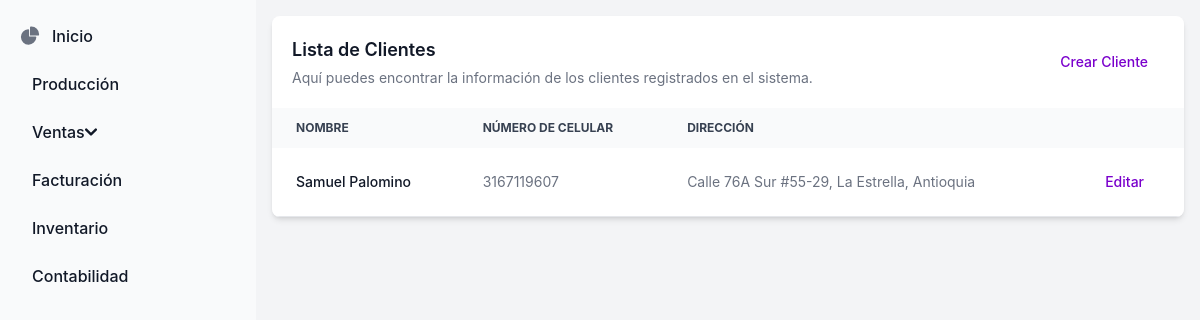
The app's page /core/clientes/, older data.
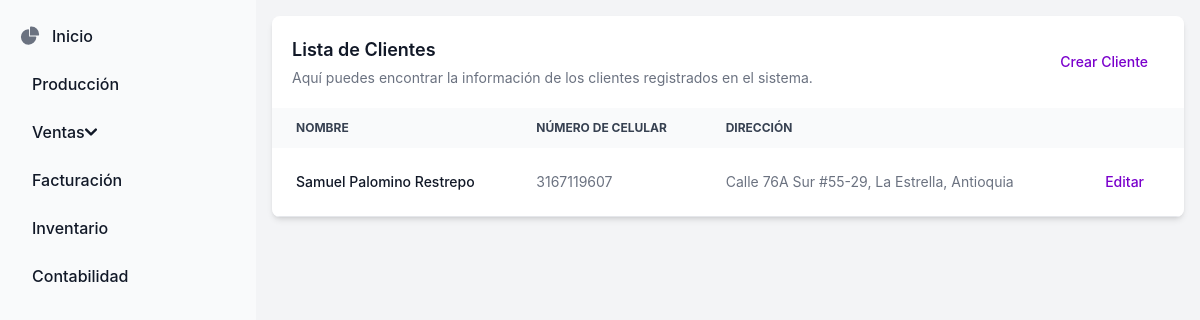
The same page, newer data.
### core/models.py (models this page shows, shortened)
class Cliente(models.Model):
    id = models.AutoField(primary_key=True)
    nombre = models.CharField(max_length=100)
    celular = models.CharField(max_length=10)
    direccion = models.TextField(max_length=100)
    observaciones = models.TextField(blank=True, null=True, max_length=1000)

### core/views.py (the view)
# urls.py: path('clientes/', views.listar_clientes, name='listar_clientes'),
def listar_clientes(request):
    clientes = models.Cliente.objects.all()
    return render(request, 'core/listar_clientes.html', {'clientes': clientes})

### core/templates/core/listar_clientes.html (shortened to what this page needs)
{% extends "_base.html" %}
{% block content %}
    <div class="relative overflow-x-auto shadow-md sm:rounded-lg">
        <table class="w-full text-sm text-left text-gray-500 dark:text-gray-400">
            <caption class="p-5 text-lg font-semibold text-left text-gray-900 bg-white dark:text-white dark:bg-gray-800">
                <div class="flex justify-between items-center">
                    <div>
                        Lista de Clientes
                        <p class="mt-1 text-sm font-normal text-gray-500 dark:text-gray-400">
                            Aquí puedes encontrar la información de los clientes registrados en el sistema.
                        </p>
                    </div>
                    <a href="{% url 'crear_cliente' %}"
                        class="inline-block px-4 py-2 text-secondary-600 text-sm font-medium rounded hover:bg-secondary-50 hover:underline">
                        Crear Cliente
                    </a>
                </div>
            </caption>
            <thead class="text-xs text-gray-700 uppercase bg-gray-50 dark:bg-gray-700 dark:text-gray-400">
                <tr>
                    <th scope="col" class="px-6 py-3">Nombre</th>
                    <th scope="col" class="px-6 py-3">Número de Celular</th>
                    <th scope="col" class="px-6 py-3">Dirección</th>
                    <th scope="col" class="px-6 py-3">
                    </th>
                </tr>
            </thead>
            <tbody>
                {% for cliente in clientes %}
                <tr class="bg-white border-b dark:bg-gray-800 dark:border-gray-700">
                    <th scope="row" class="px-6 py-4 font-medium text-gray-900 whitespace-nowrap dark:text-white">
                        {{ cliente.nombre }}
                    </th>
                    <td class="px-6 py-4">
                        {{ cliente.celular }}
                    </td>
                    <td class="px-6 py-4">
                        {{ cliente.direccion }}
                    </td>
                    <td class="px-6 py-4 text-right">
                        <a href="{% url 'editar_cliente' cliente.id %}"
                           class="inline-block px-4 py-2 rounded font-medium text-secondary-600 hover:bg-secondary-50 hover:underline">
                            Editar
                        </a>
                    </td>
                </tr>
                {% empty %}
                <tr class="bg-white border-b dark:bg-gray-800 dark:border-gray-700">
                    <td colspan="4" class="px-6 py-4 text-center text-gray-500 dark:text-gray-400">
                        No hay clientes registrados.
                    </td>
                </tr>
                {% endfor %}
            </tbody>
        </table>
    </div>
{% endblock content %}

### billing/templates/_base.html (shortened to what this page needs)
{% load compress %}
{% load static %}
<!DOCTYPE html>
<html lang="en">
<head>
    {% compress css %}
    <link rel="stylesheet" href="{% static 'src/output.css' %}">
    {% endcompress %}
</head>
<body class="bg-gray-100">
    <aside id="sidebar-multi-level-sidebar" class="fixed top-0 left-0 z-40 w-64 h-screen transition-transform -translate-x-full sm:translate-x-0" aria-label="Sidebar">
        <div class="h-full px-3 py-4 overflow-y-auto bg-gray-50 dark:bg-gray-800">
            <ul class="space-y-2 font-medium">
                <li>
                    <a href="#" class="flex items-center p-2 text-gray-900 rounded-lg dark:text-white hover:bg-gray-100 dark:hover:bg-gray-700 group">
                        <span class="ms-3">Inicio</span>
                    </a>
                </li>
                <li>
                    <a href="#" class="flex items-center p-2 text-gray-900 rounded-lg dark:text-white hover:bg-gray-100 dark:hover:bg-gray-700 group">
                        <span class="ms-3">Producción</span>
                    </a>
                </li>
                <li>
                    <button type="button" class="flex items-center w-full p-2 text-base text-gray-900 transition duration-75 rounded-lg group hover:bg-gray-100 dark:text-white dark:hover:bg-gray-700" aria-controls="ventas-menu" data-collapse-toggle="ventas-menu">
                        <span class="ms-3">Ventas</span>
                        <svg class="w-3 h-3" xmlns="http://www.w3.org/2000/svg" fill="none" viewBox="0 0 10 6">
                            <path stroke="currentColor" stroke-linecap="round" stroke-linejoin="round" stroke-width="2" d="m1 1 4 4 4-4"/>
                        </svg>
                    </button>
                </li>
                <li>
                    <a href="#" class="flex items-center p-2 text-gray-900 rounded-lg dark:text-white hover:bg-gray-100 dark:hover:bg-gray-700 group">
                        <span class="ms-3">Facturación</span>
                    </a>
                </li>
                <li>
                    <a href="#" class="flex items-center p-2 text-gray-900 rounded-lg dark:text-white hover:bg-gray-100 dark:hover:bg-gray-700 group">
                        <span class="ms-3">Inventario</span>
                    </a>
                </li>
                <li>
                    <a href="#" class="flex items-center p-2 text-gray-900 rounded-lg dark:text-white hover:bg-gray-100 dark:hover:bg-gray-700 group">
                        <span class="ms-3">Contabilidad</span>
                    </a>
                </li>
            </ul>
        </div>
    </aside>
    <div class="sm:ml-64">
        <div class="p-4">
            {% block content %}{% endblock %}
        </div>
    </div>
</body>
</html>

Row changes from the older to the newer data that the page shows:
removed Cliente: nombre "Samuel Palomino", celular "3167119607", direccion "Calle 76A Sur #55-29, La Estrella, Antioquia"
added Cliente: nombre "Samuel Palomino Restrepo", celular "3167119607", direccion "Calle 76A Sur #55-29, La Estrella, Antioquia"
